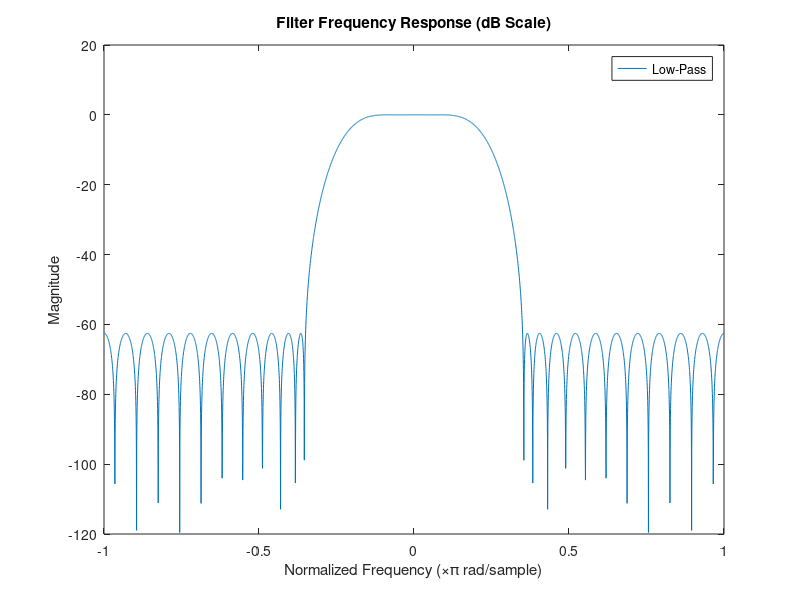
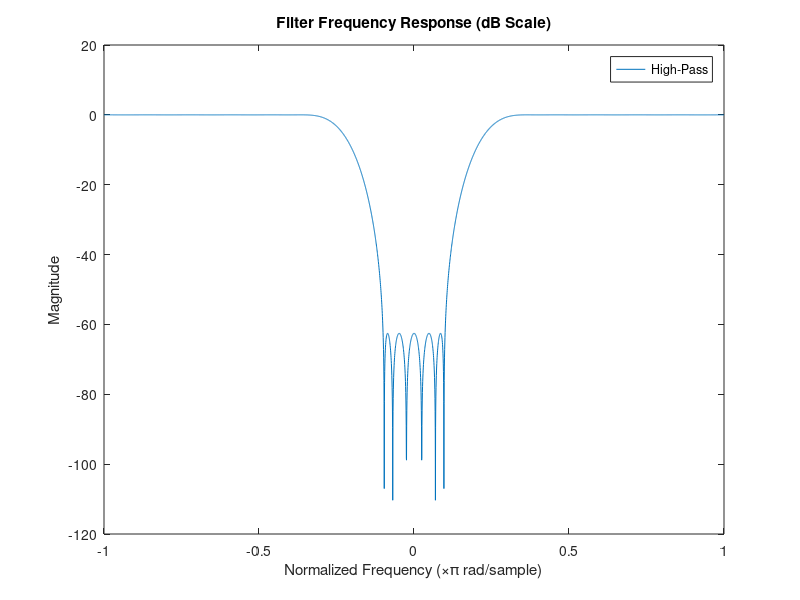

Reproduce these figures in MATLAB, in order.
%%fir1()
N = 29;
fc = 0.4;
hc1 = fir1(N-1, fc, 'low');
hc2 = fir1(N-1, fc, 'high');
NumFFT = 4096;
Freqs = linspace(-pi, pi, NumFFT);
figure(1);
plot(Freqs/pi, 20*log10(abs(fftshift(fft(hc1, NumFFT)))));
title('Filter Frequency Response (dB Scale)');
xlabel('Normalized Frequency (\times\pi rad/sample)')
ylabel('Magnitude')
legend ('Low-Pass')
hold off
figure(2);
plot(Freqs/pi, 20*log10(abs(fftshift(fft(hc2, NumFFT)))));
title('Filter Frequency Response (dB Scale)');
xlabel('Normalized Frequency (\times\pi rad/sample)')
ylabel('Magnitude')
legend ('High-Pass')
hold off
%%firls
N = 29;
h_low = firls(N-1, [0, 0.1, 0.35, 1], [1 1 0 0]);
h_high = firls(N-1, [0, 0.1, 0.35, 1], [0 0 1 1]);
NumFFT = 4096;
Freqs = linspace(-pi, pi, NumFFT);
figure(1);
plot(Freqs/pi, 20*log10(abs(fftshift(fft(h_low, NumFFT)))));
title('Filter Frequency Response (dB Scale)');
xlabel('Normalized Frequency (\times\pi rad/sample)')
ylabel('Magnitude')
legend ('Low-Pass')
hold off
figure(2);
plot(Freqs/pi, 20*log10(abs(fftshift(fft(h_high, NumFFT)))));
title('Filter Frequency Response (dB Scale)');
xlabel('Normalized Frequency (\times\pi rad/sample)')
ylabel('Magnitude')
legend ('High-Pass')
hold off
%%firpm()
N = 29;
h_low = firpm(N-1, [0, 0.1, 0.35, 1], [1 1 0 0]);
h_high = firpm(N-1, [0, 0.1, 0.35, 1], [0 0 1 1]);
NumFFT = 4096;
Freqs = linspace(-pi, pi, NumFFT);
figure(1);
plot(Freqs/pi, 20*log10(abs(fftshift(fft(h_low, NumFFT)))));
title('Filter Frequency Response (dB Scale)');
xlabel('Normalized Frequency (\times\pi rad/sample)')
ylabel('Magnitude')
legend ('Low-Pass')
hold off
figure(2);
plot(Freqs/pi, 20*log10(abs(fftshift(fft(h_high, NumFFT)))));
title('Filter Frequency Response (dB Scale)');
xlabel('Normalized Frequency (\times\pi rad/sample)')
ylabel('Magnitude')
legend ('High-Pass')
hold off
